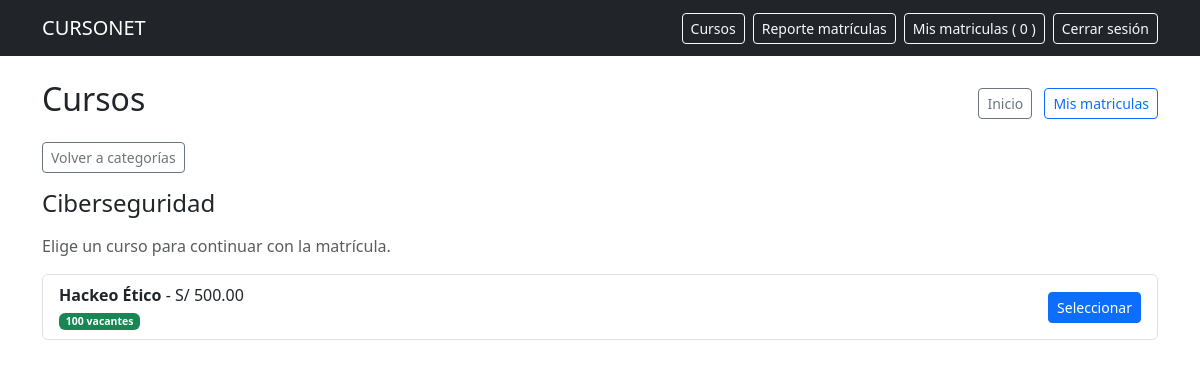
/productos/categoria/4/, run on an earlier commit of the app's database.
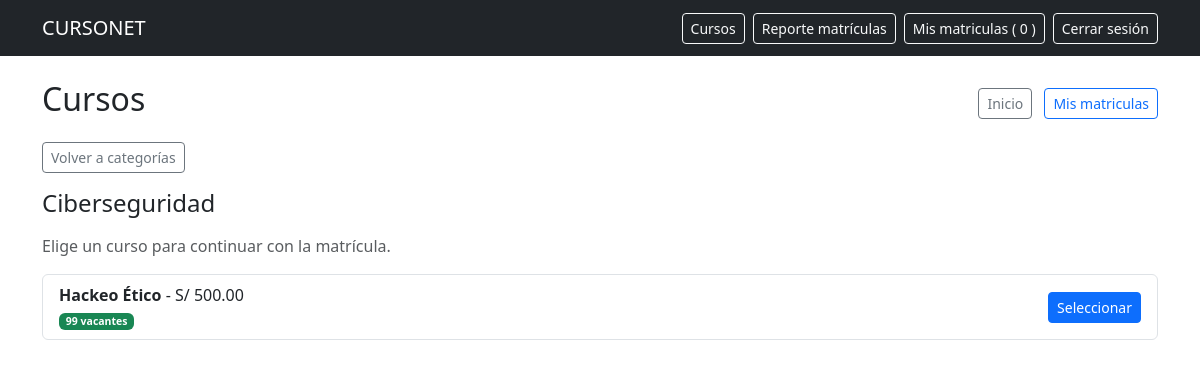
And on a later commit of the database.
### pedidos/models.py (models this page shows, shortened)
class Producto(models.Model):
    class Meta:
        verbose_name = "Curso"
        verbose_name_plural = "Cursos"
    nombre = models.CharField(max_length=100, verbose_name="Nombre")
    precio = models.DecimalField(max_digits=6, decimal_places=2, verbose_name="Precio")
    stock = models.IntegerField(verbose_name="Vacantes")
    activo = models.BooleanField(default=True, verbose_name="Activo")
    categoria = models.ForeignKey(Categoria, on_delete=models.SET_NULL, null=True, verbose_name="Categoría")

### pedidos/views.py (the view)
# urls.py: path("productos/", views.lista_productos, name="lista_productos"),
def lista_productos(request, categoria_id=None):
    categorias = Categoria.objects.filter(producto__activo=True).distinct().order_by("nombre")
    categoria = None
    productos = Producto.objects.none()
    if categoria_id:
        categoria = get_object_or_404(Categoria, pk=categoria_id)
        productos = Producto.objects.filter(activo=True, categoria=categoria).order_by("nombre")
    context = {
        "categorias": categorias,
        "categoria": categoria,
        "productos": productos,
    }
    return render(request, "productos/lista.html", context)

### pedidos/templates/productos/lista.html (shortened to what this page needs)
{% extends 'base.html' %}
{% block content %}
<div class="d-flex justify-content-between align-items-center mb-3">
    <h2>Cursos</h2>
    <div>
        <a class="btn btn-outline-secondary btn-sm me-2" href="{% url 'inicio' %}">Inicio</a>
        <a class="btn btn-outline-primary btn-sm" href="{% url 'mis_pedidos' %}">Mis matriculas</a>
    </div>
</div>
{% if categoria %}
<div class="mb-3">
    <a class="btn btn-outline-secondary btn-sm" href="{% url 'lista_productos' %}">Volver a categorías</a>
</div>
<h4 class="mb-3">{{ categoria.nombre }}</h4>
<p class="text-muted">Elige un curso para continuar con la matrícula.</p>
<ul class="list-group">
    {% for p in productos %}
    <li class="list-group-item d-flex justify-content-between align-items-center">
        <div>
            <span><strong>{{ p.nombre }}</strong> - S/ {{ p.precio }}</span>
            <br>
            <small class="text-muted">
                {% if p.stock > 0 %}
                    <span class="badge bg-success">{{ p.stock }} vacante{{ p.stock|pluralize }}</span>
                {% else %}
                    <span class="badge bg-danger">Agotado</span>
                {% endif %}
            </small>
        </div>
        {% if p.stock > 0 %}
            <a class="btn btn-sm btn-primary" href="{% url 'select_course' p.id %}">Seleccionar</a>
        {% else %}
            <button class="btn btn-sm btn-secondary" disabled>Agotado</button>
        {% endif %}
    </li>
    {% empty %}
    <li class="list-group-item">No hay cursos disponibles en esta categoría.</li>
    {% endfor %}
</ul>
{% endif %}
{% endblock %}

What changed in the data, as far as the page shows it:
changed Producto "Hackeo Ético": stock "100" → "99"
